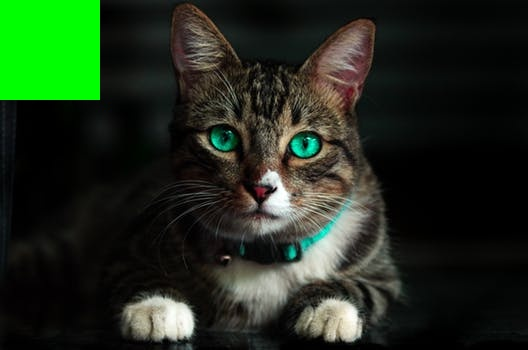
#> input picture Image Manipulation/Basics/newcat.jpeg, 528 x 350 px
$ python translation.py --image ../Basics/newcat.jpeg
#> lines starting #> are read from the running program, lines starting #| are printed output that depends on the picture
import numpy as np
import argparse
import cv2
import imutils

ap = argparse.ArgumentParser()
ap.add_argument("-i","--image",required=True, help ="Path to image")
args = vars(ap.parse_args())

image = cv2.imread(args["image"])
#> image is the input picture: shape (350, 528, 3); mean B, G, R 27.5, 45.3, 31.5
#Translation
shifted = imutils.translate(image, 100, 100)
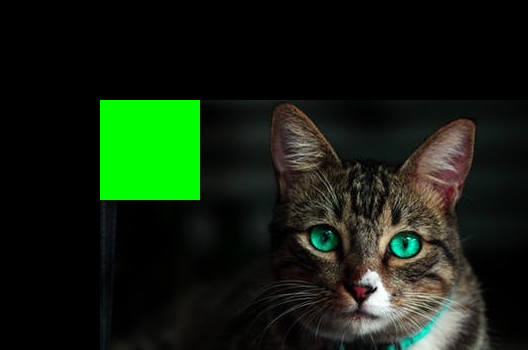
#> shifted: shape (350, 528, 3); mean B, G, R 16.4, 32.8, 19.4
cv2.imshow("Shifted", shifted)
cv2.waitKey(0)
#Rotate
rotated = imutils.rotate(image, 45, scale = 0.5)
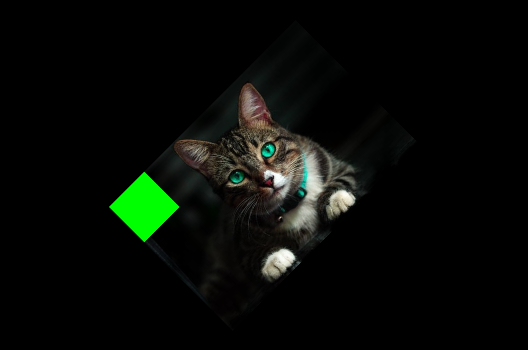
#> rotated: shape (350, 528, 3); mean B, G, R 6.9, 11.3, 7.9
cv2.imshow("Rotate by 180", rotated)
cv2.waitKey(0)
#Resize
resize = imutils.resize(image, width = 100)
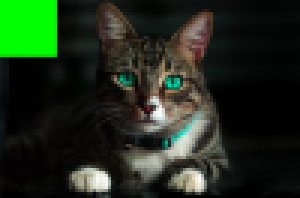
#> resize: shape (66, 100, 3) (shown 3 times larger); mean B, G, R 27.5, 45.3, 31.5
cv2.imshow("Resize", resize)
cv2.waitKey(0)
#flip
flipped = cv2.flip(image, 0)
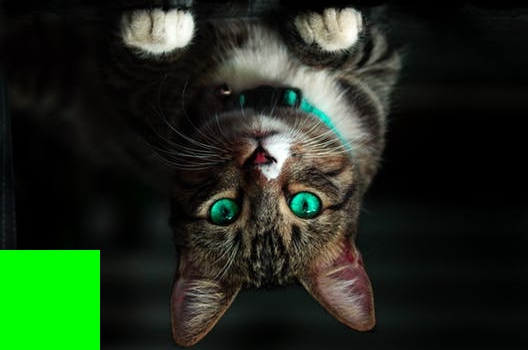
#> flipped: shape (350, 528, 3); mean B, G, R 27.5, 45.3, 31.5
cv2.imshow("Vertical Flip", flipped)
flipped = cv2.flip(image, 1)
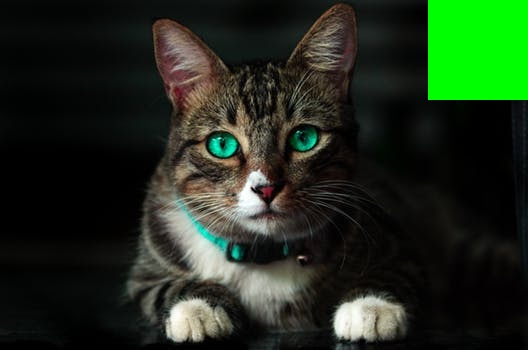
#> flipped: shape (350, 528, 3); mean B, G, R 27.5, 45.3, 31.5
cv2.imshow("Horizontal Flip", flipped)
flipped = cv2.flip(image, -1)
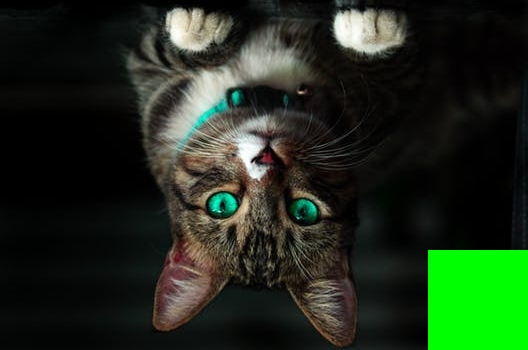
#> flipped: shape (350, 528, 3); mean B, G, R 27.5, 45.3, 31.5
cv2.imshow("Both Flip", flipped)
cv2.waitKey(0)
#cropping
cropped = image[15:222, 150:400]
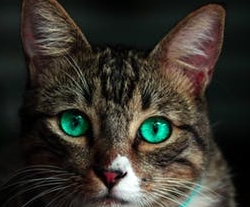
#> cropped: shape (207, 250, 3); mean B, G, R 43.6, 51.5, 54.6
cv2.imshow("Crop", cropped)
cv2.waitKey(0)
